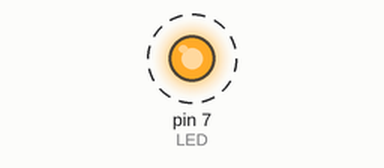
Simulated run of this sketch. Board: Arduino Uno, built with avr-gcc and run on an emulated ATmega328P. Parts: output pins drawn as LEDs (lit = HIGH). Dashed ring = blinking.

Above: at 0.5 s.
Timing chart, 0 to 4.6 s (numbered marks = the images above):
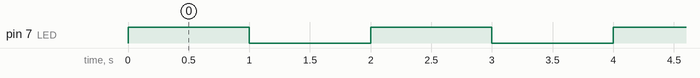

The sketch:

Blinky.ino
```cpp
/*
  Blinky

  Dieses kleine Programm läßt eine LED am Ausgang 7 blinken.
*/

const byte LED = 7;

/*
    Diese Funktion wird nur einmal beim Start des Arduinos ausgeführt.
    Hier schreibt man die Dinge hin, die nur einmal am Anfang ausgeführt werden sollen
*/
void setup() {
  // Der Pin, an dem die LED hängt definieren wir als Ausgang.
  pinMode(LED, OUTPUT);
}

/*
  Diese Funktion wird automatisch immer wieder ausgeführt.
  D.h. sobald unser Programm unten angekommen ist, fängt es automatisch oben wieder an.
*/
void loop() {
  digitalWrite(LED, HIGH);   // Jetzt schalten wir die LED an (der Pin geht auf +5V)
  delay(1000);               // und warten 1 Sekunde
  digitalWrite(LED, LOW);    // Jetzt schalten wir die LED wieder aus (der Pin geht auf Masse)
  delay(1000);               // und warten 1 Sekunde
}
```

Measured:
- by itself, pin 7 (LED): alternates HIGH for 1.0 s and LOW for 1.0 s
